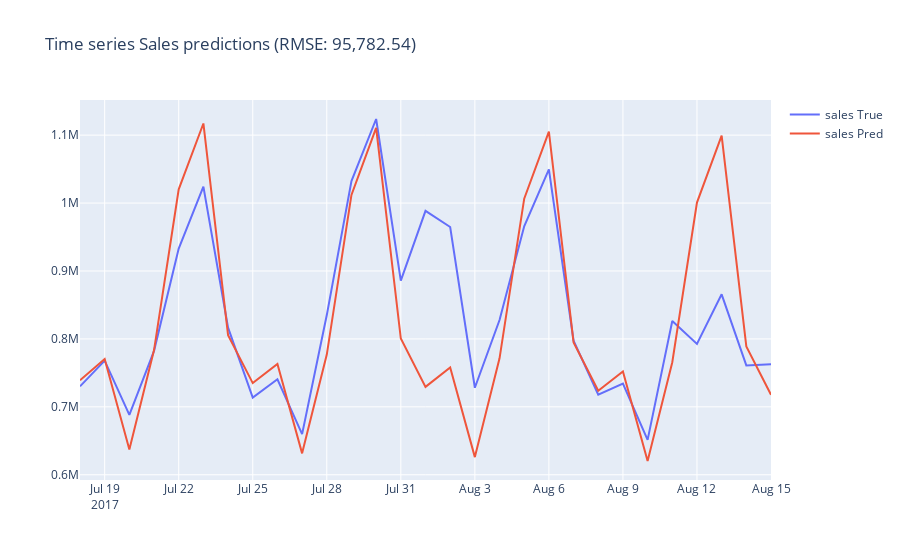

Notebook code for this chart:
### Code cell
val = arima.evaluate(validation=validation.groupby('date')['sales'].sum().reset_index())
